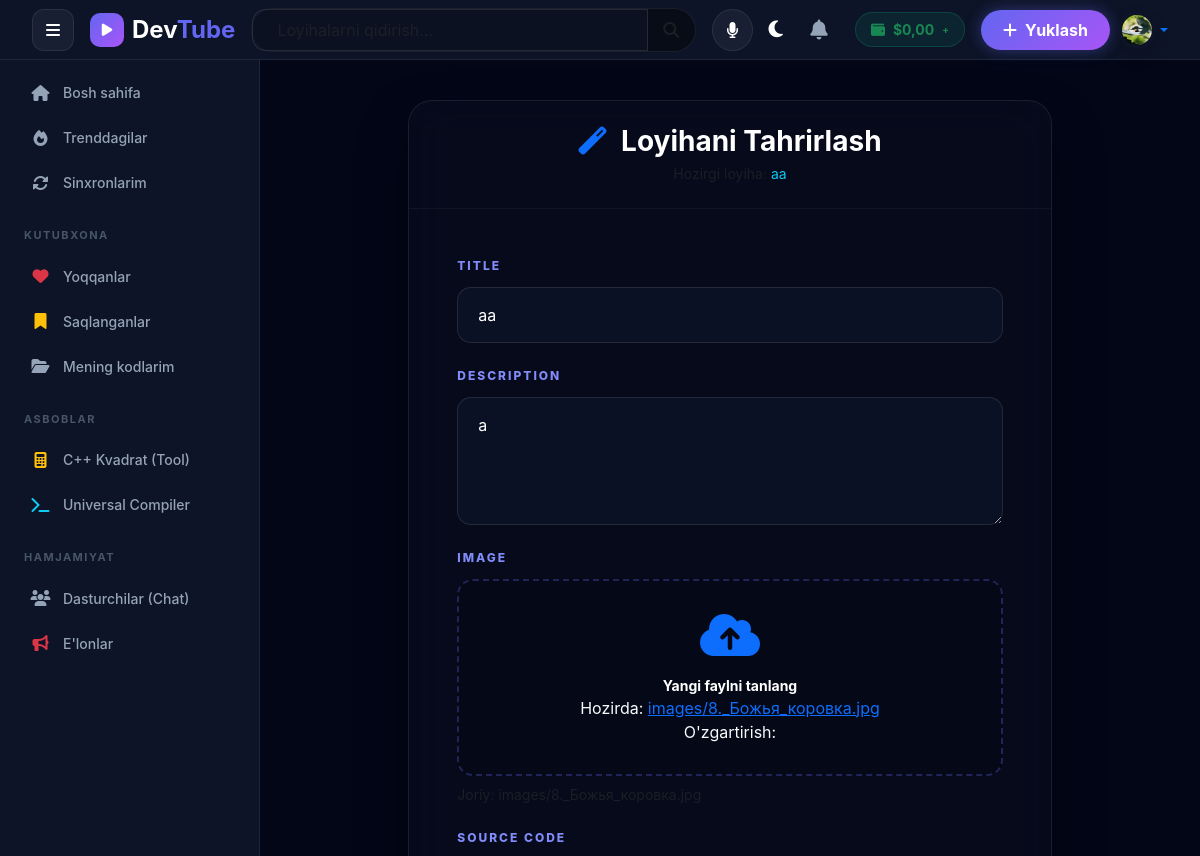
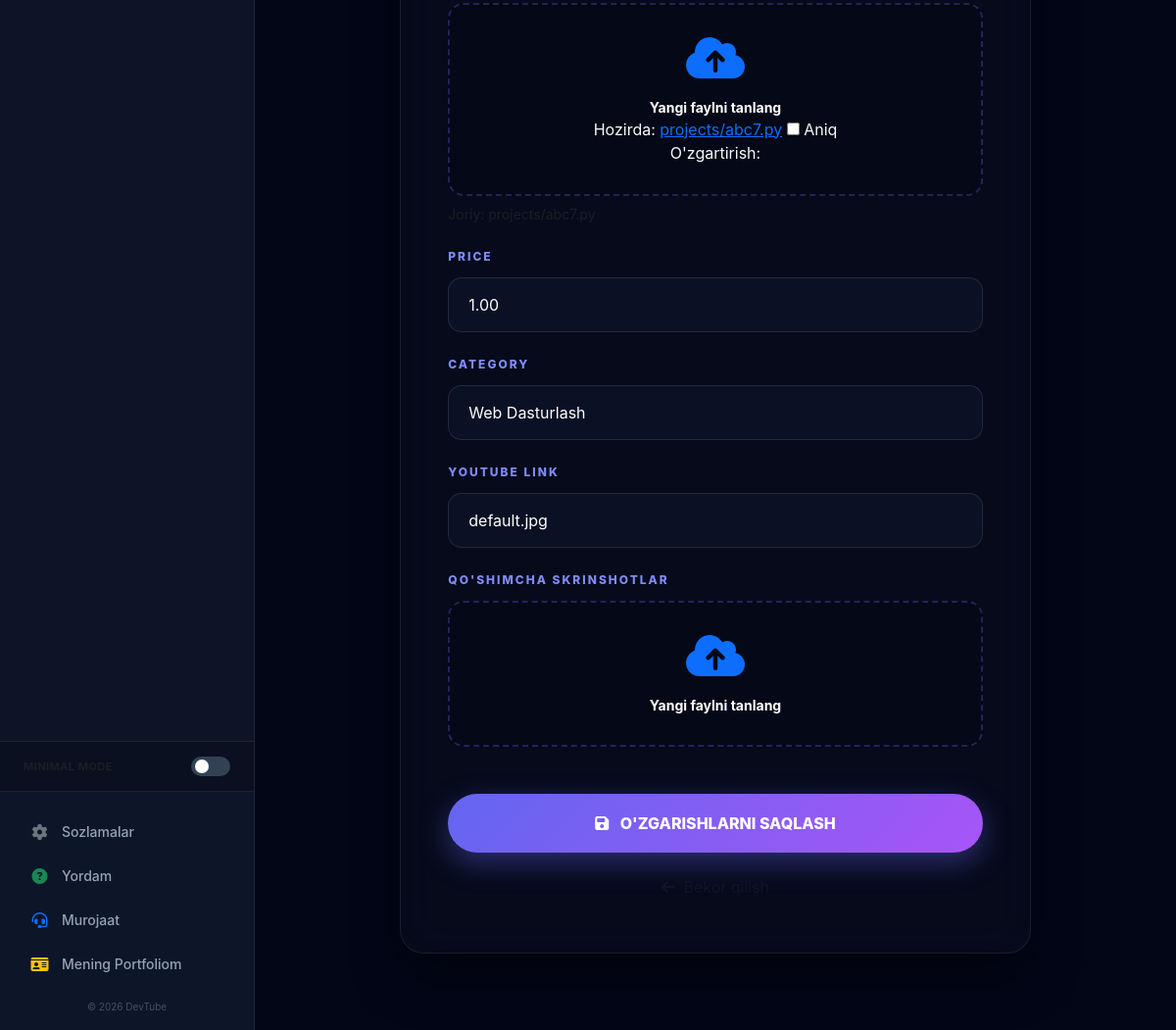
Page /update/1/ (signed in) on the committed database (2 pictures, top to bottom).
### projects/models.py (models this page shows, shortened)
class Profile(models.Model):
    user = models.OneToOneField(User, on_delete=models.CASCADE)
    is_verified = models.BooleanField(default=False)
    avatar = models.ImageField(upload_to='avatars/', default='default.jpg')
    bio = models.TextField(blank=True)
    slug = models.SlugField(unique=True, blank=True, null=True) # User ID: u7H2kLp9
    balance = models.DecimalField(max_digits=10, decimal_places=2, default=0.00)
    telegram_id = models.CharField(max_length=50, blank=True, null=True)

class Project(models.Model):
    CATEGORY_CHOICES = [
        ('web', 'Web Dasturlash'), ('mobile', 'Mobil Ilovalar'),
        ('ai', 'Sun\'iy Intellekt'), ('game', 'O\'yinlar'), ('desktop', 'Soft')
    ]
    author = models.ForeignKey(User, on_delete=models.CASCADE)
    title = models.CharField(max_length=200)
    slug = models.SlugField(unique=True, blank=True, null=True) # Project ID: jNQXAC9IVRw
    description = models.TextField()
    image = models.ImageField(upload_to='project_thumbnails/')
    youtube_link = models.URLField(max_length=200)
    source_code = models.FileField(
        upload_to='project_code/', blank=True, null=True,
        storage=RawMediaCloudinaryStorage(),
        validators=[validate_file_size, validate_file_extension]
    )
    category = models.CharField(max_length=20, choices=CATEGORY_CHOICES, default='web')
    price = models.DecimalField(max_digits=6, decimal_places=2, default=0.00)
    views = models.IntegerField(default=0)
    created_at = models.DateTimeField(auto_now_add=True)
    likes = models.ManyToManyField(User, related_name='project_likes', blank=True)
    saved_by = models.ManyToManyField(User, related_name='saved_projects', blank=True)
    buyers = models.ManyToManyField(User, related_name='bought_projects', blank=True)
    is_scanned = models.BooleanField(default=False)
    security_status = models.CharField(max_length=20, default='pending')
    ai_analysis = models.TextField(blank=True, null=True)
    virustotal_link = models.URLField(blank=True, null=True)
    reports_count = models.PositiveIntegerField(default=0)
    is_frozen = models.BooleanField(default=False)
    class Meta:
        ordering = ['-created_at']

### projects/views.py (the view)
@login_required
@transaction.atomic  # Bu yerga ham atomic qo'shish tavsiya etiladi
def update_project(request, pk):
    p = get_object_or_404(Project, pk=pk)
    if request.user != p.author:
        messages.error(request, "Bu loyihani tahrirlash huquqiga ega emassiz!")
        return redirect('home')
    if request.method == 'POST':
        form = ProjectForm(request.POST, request.FILES, instance=p)
        if form.is_valid():
            p = form.save(commit=False)
            if 'source_code' in request.FILES:
                p.is_scanned = False
                p.security_status = 'pending'
                p.save()
                transaction.on_commit(
                    lambda: threading.Thread(target=run_security_scan, args=(p.id,), daemon=True).start()
                )
                messages.info(request, "Yangi kod qayta tekshirilmoqda...")
            else:
                p.save()
                messages.success(request, "Loyiha yangilandi!")
            return redirect('project_detail', slug=p.slug)
    else:
        form = ProjectForm(instance=p)
    return render(request, 'update_project.html', {'form': form, 'project': p})

### projects/templates/update_project.html (shortened to what this page needs)
{% extends 'base.html' %}
{% block content %}
<div class="container mb-5">
    <div class="row justify-content-center">
        <div class="col-lg-9">
            <div class="neon-update-card">
                <div class="p-4 border-bottom border-secondary border-opacity-10 text-center">
                    <h3 class="text-white fw-bold mb-1">
                        <i class="fas fa-magic text-primary me-2"></i> Loyihani Tahrirlash
                    </h3>
                    <p class="text-muted small mb-0">Hozirgi loyiha: <span class="text-info">{{ project.title }}</span></p>
                </div>
                <div class="card-body p-4 p-md-5">
                    <form method="post" enctype="multipart/form-data">
                        <div class="row">
                            {% for field in form %}
                                <div class="col-12 mb-4">
                                    <label class="form-label-custom">{{ field.label }}</label>
                                    {% if field.field.widget.input_type == 'file' %}
                                        <div class="custom-file-zone">
                                            <i class="fas fa-cloud-upload-alt fa-3x text-primary mb-3"></i>
                                            <div class="text-white fw-bold small">Yangi faylni tanlang</div>
                                            {{ field }}
                                        </div>
                                        {% if field.value %}
                                            <div class="mt-2 small text-muted">Joriy: {{ field.value }}</div>
                                        {% endif %}
                                    {% else %}
                                        {{ field }}
                                    {% endif %}
                                </div>
                            {% endfor %}
                        </div>
                        <div class="d-grid gap-3 pt-4">
                            <button type="submit" class="btn btn-neon-save">
                                <i class="fas fa-save me-2"></i> O'ZGARISHLARNI SAQLASH
                            </button>
                            <a href="{% url 'project_detail' project.pk %}" class="btn btn-link text-muted text-decoration-none small text-center opacity-50">
                                <i class="fas fa-arrow-left me-1"></i> Bekor qilish
                            </a>
                        </div>
                    </form>
                </div>
            </div>
        </div>
    </div>
</div>
{% endblock %}

### projects/templates/base.html (shortened to what this page needs)
<!DOCTYPE html>
{% load static %}
<html lang="uz">
<head>
    <link href="https://cdn.jsdelivr.net/npm/bootstrap@5.3.0/dist/css/bootstrap.min.css" rel="stylesheet">
    <link rel="stylesheet" href="https://cdnjs.cloudflare.com/ajax/libs/font-awesome/6.4.0/css/all.min.css">
    <link href="https://cdnjs.cloudflare.com/ajax/libs/prism/1.29.0/themes/prism-tomorrow.min.css" rel="stylesheet" />
</head>
<body class="minimal-mode">
    <nav class="navbar fixed-top flex-nowrap">
        <div class="d-flex align-items-center gap-3 px-2">
            <button id="sidebarToggle"><i class="fas fa-bars"></i></button>
            <a href="{% url 'home' %}" class="navbar-brand d-flex align-items-center gap-2 m-0">
                <div style="background: linear-gradient(135deg, var(--neon-primary), var(--neon-secondary)); width: 34px; height: 34px; border-radius: 10px; display: flex; align-items: center; justify-content: center; box-shadow: var(--neon-glow);">
                    <i class="fas fa-play text-white" style="font-size: 14px;"></i>
                </div>
                <span class="d-none d-md-inline fw-bold text-white fs-4">Dev<span style="color: var(--neon-primary);">Tube</span></span>
            </a>
        </div>
        <div class="search-wrapper flex-grow-1 d-none d-md-flex justify-content-center px-2">
            <form id="mainSearchForm" class="d-flex align-items-center w-100" style="max-width: 600px;" action="{% url 'home' %}" method="GET">
                <div class="input-group search-box-neon">
                    <input type="text" name="q" id="searchInput" class="form-control text-white border-0 bg-transparent py-2 px-4" placeholder="Loyihalarni qidirish..." autocomplete="off">
                    <button class="btn border-0 text-muted px-3" type="submit"><i class="fas fa-search"></i></button>
                </div>
                <button type="button" class="btn voice-search-btn rounded-circle ms-3" onclick="startVoiceSearch()" id="voiceBtn">
                    <i class="fas fa-microphone"></i>
                </button>
            </form>
        </div>
        <div class="d-flex align-items-center justify-content-end gap-2 px-2">
            <button id="light-dark-toggle" class="btn btn-link nav-link text-white me-2" style="font-size: 1.2rem;">
                <i class="fas fa-moon"></i>
            </button>
            {% if user.is_authenticated %}
                <div class="dropdown me-2">
                    <a href="#" class="noti-btn text-decoration-none" data-bs-toggle="dropdown">
                        <i class="fas fa-bell fs-5"></i>
                    </a>
                </div>
                <a href="{% url 'add_funds' %}" class="btn btn-sm text-success fw-bold me-2 d-none d-lg-flex align-items-center gap-2" style="background: rgba(16, 185, 129, 0.1); border: 1px solid rgba(16, 185, 129, 0.2); border-radius: 50px; padding: 6px 15px;">
                    <i class="fas fa-wallet"></i> ${{ user.profile.balance }} <span style="font-size: 10px;">+</span>
                </a>
                <a href="{% url 'create_project' %}" class="btn-upload-neon">
                    <i class="fas fa-plus"></i> <span class="d-none d-lg-inline">Yuklash</span>
                </a>
                <div class="dropdown">
                    <a href="#" class="dropdown-toggle text-decoration-none d-flex align-items-center" data-bs-toggle="dropdown">
                        <img src="{% if user.profile.avatar %}{{ user.profile.avatar.url }}{% else %}https://ui-avatars.com/api/?name={{ user.username }}{% endif %}" class="user-avatar-neon shadow" width="38" height="38">
                    </a>
                </div>
            {% else %}
                <a href="{% url 'login' %}" class="btn btn-outline-primary btn-sm rounded-pill px-4 fw-bold shadow-sm">KIRISH</a>
            {% endif %}
        </div>
    </nav>
    <div class="sidebar" id="sidebar">
        <div class="flex-grow-1 overflow-auto py-2">
            <a href="{% url 'home' %}" class="nav-item {% if request.resolver_match.url_name == 'home' %}active{% endif %}"><i class="fas fa-home"></i> Bosh sahifa</a>
            <a href="{% url 'trending' %}" class="nav-item {% if request.resolver_match.url_name == 'trending' %}active{% endif %}"><i class="fas fa-fire"></i> Trenddagilar</a>
            <a href="{% url 'syncing' %}" class="nav-item {% if request.resolver_match.url_name == 'syncing' %}active{% endif %}">
                <i class="fas fa-sync-alt"></i> Sinxronlarim
            </a>
            <div class="sidebar-header px-4">Kutubxona</div>
            <a href="{% url 'liked_videos' %}" class="nav-item {% if request.resolver_match.url_name == 'liked_videos' %}active{% endif %}"><i class="fas fa-heart text-danger"></i> Yoqqanlar</a>
            <a href="{% url 'saved_projects' %}" class="nav-item {% if request.resolver_match.url_name == 'saved_projects' %}active{% endif %}">
                    <i class="fas fa-bookmark text-warning"></i> Saqlanganlar
            </a>
            <a href="{% url 'my_videos' %}" class="nav-item {% if request.resolver_match.url_name == 'my_videos' %}active{% endif %}"><i class="fas fa-folder-open"></i> Mening kodlarim</a>
            <div class="sidebar-header px-4">Asboblar</div>
            <a href="{% url 'cpp_test' %}" class="nav-item {% if request.resolver_match.url_name == 'cpp_test' %}active{% endif %}">
                <i class="fas fa-calculator text-warning"></i> C++ Kvadrat (Tool)
            </a>
            <a href="{% url 'compiler' %}" class="nav-item {% if request.resolver_match.url_name == 'compiler' %}active{% endif %}">
                <i class="fas fa-terminal text-info"></i> Universal Compiler
            </a>
            <div class="sidebar-header px-4">Hamjamiyat</div>
            <a href="{% url 'community_chat' %}" class="nav-item {% if request.resolver_match.url_name == 'community_chat' %}active{% endif %}"><i class="fas fa-users"></i> Dasturchilar (Chat)</a>
            <a href="{% url 'announcements' %}" class="nav-item {% if request.resolver_match.url_name == 'announcements' %}active{% endif %}">
                <i class="fas fa-bullhorn text-danger"></i> E'lonlar
            </a>        </div>
        <div class="theme-switch-container d-flex align-items-center justify-content-between">
            <span class="small text-muted" id="mode-label" style="font-size: 11px; font-weight: 600; text-transform: uppercase; letter-spacing: 0.5px;">Cyber Mode</span>
            <label class="theme-switch" for="theme-checkbox">
                <div class="slider round"></div>
            </label>
        </div>
        <div class="py-3 border-top" style="border-color: rgba(255,255,255,0.05) !important; background: rgba(15, 23, 42, 0.5);">
            <a href="{% url 'profile' %}" class="nav-item {% if request.resolver_match.url_name == 'profile' %}active{% endif %}">
                <i class="fas fa-cog text-secondary"></i> Sozlamalar
            </a>
            <a href="{% url 'help' %}" class="nav-item {% if request.resolver_match.url_name == 'help' %}active{% endif %}">
                <i class="fas fa-question-circle text-success"></i> Yordam
            </a>
            <a href="{% url 'contact' %}" class="nav-item {% if request.resolver_match.url_name == 'contact' %}active{% endif %}">
                <i class="fas fa-headset text-primary"></i> Murojaat
            </a>
            <a href="{% url 'portfolio' %}" target="_blank" class="nav-item">
                <i class="fas fa-id-card text-warning"></i> Mening Portfoliom
            </a>
            <div class="text-center mt-3 small opacity-25" style="font-size: 10px;">&copy; 2026 DevTube</div>
        </div>
    </div>
    <div class="main-content" id="mainContent">
        {% block content %}{% endblock %}
    </div>
</body>
</html>

### rows in the picture
Project: title "aa", form "aa" "a" "1.00" "Web Dasturlash" "default.jpg", form "Hozirda: images/8._Божья_коровка.jpg O'zgartirish:", value "images/8._Божья_коровка.jpg" "projects/abc7.py"

### other values in the picture
{{ user.profile.balance }} "0,00"
{{ field.label }} "TITLE" "DESCRIPTION" "IMAGE" "SOURCE CODE" "PRICE" "CATEGORY" "YOUTUBE LINK" "QO'SHIMCHA SKRINSHOTLAR"
